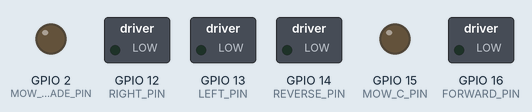
This sketch was run on a simulated ESP8266 (NodeMCU). On the bench: switched loads named in the sketch (green lamp = pin HIGH), output pins drawn as LEDs (lit = HIGH).

Above: at 0.0 s.
At 1.6 s:
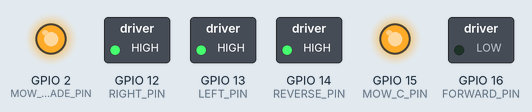
At 3.7 s:
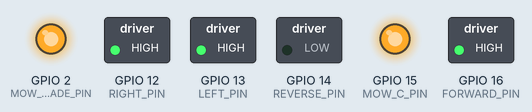
At 5.8 s:
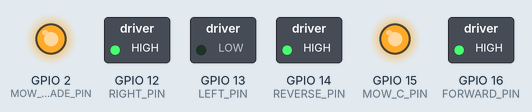
At 7.9 s:
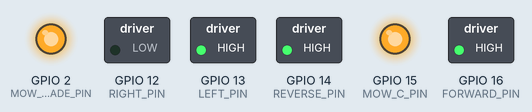
At 15.1 s:
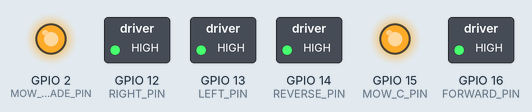
Timing chart, 0 to 16.6 s (numbered marks = the images above):
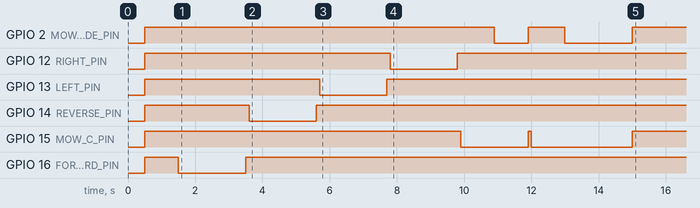

The sketch:

Motor_Server.ino
```cpp
#include <ESP8266WiFi.h>
#include <Arduino_JSON.h>
#include <ESP8266mDNS.h>
#include <ArduinoOTA.h>

JSONVar myJSON;
WiFiServer server(8000);     // port 8000 for incoming wifi
WiFiClient wificlient;
const char* host = "OTA-MOWER_FRIENDLY";

#define DEBUGGING

// ========================== Set up =======================

void setup() {
  Motor_Init();
  Serial.begin(57600);
  WiFi.enableAP(false);
  WiFi.mode(WIFI_STA);


  wifi_begin();
  wificlient.setTimeout(200);

  ArduinoOTA.setHostname(host);
  ArduinoOTA.onStart([]() { // switch off all the PWMs during upgrade
     });
  ArduinoOTA.onEnd([]() { // do a fancy thing with our board led at end
  });
  ArduinoOTA.onError([](ota_error_t error) {
    (void)error;
    ESP.restart();
  });
  ArduinoOTA.begin();
  server.begin();

  Motor_Forward(2000, 100);
  Motor_Reverse(2000, 100);
  Motor_Left(2000, 100);
  Motor_Right(2000, 100);
  Motor_Mow(1000,100);
  Motor_Mow(2000,100);
}

// ========================== Loop =======================

void loop() {
  ArduinoOTA.handle();
  // put your main code here, to run repeatedly:

}
```

json_cmd.ino
```cpp
// ===================== process_JSON =====================
void process_JSON() {
  if ( myJSON.hasOwnProperty("Run")) {
     int direct = (int) myJSON["Run"];

     if (direct == 1) {  // forward
        Serial.println("     forwawrd....");
        Motor_Forward(100, 10);
     } else if (direct == 2) {  // forward
        Serial.println("     reverse....");
        Motor_Reverse(100, 10);
     } else if (direct == 0) {
        Serial.println("          STOP");
        Motor_Stop();
     }
  }
  wificlient.print("OK<");
  wificlient.flush();
}
```

wifi_comm.ino
```cpp
String inpstr, Outstr;
char chr;
bool is_LED_on;
unsigned long lasttime_led;

// ==================================
boolean incoming_wifi() {

  boolean isValidCommand = false;

  wificlient = server.available();

  if (wificlient) {
  //   chr = wificlient.read();
 //    Serial.println(chr);
//     if (chr == '{') {
//
//    if (chr == '<') {
//       myJSON = JSON.parse(inpstr);
//       process_JSON();
//       inpstr = "";
//       return true;
//    } else {
//       inpstr += chr;
//    }
//    wificlient.print(inpstr);
//  }

      inpstr = wificlient.readStringUntil('<');
      myJSON = JSON.parse(inpstr);
      isValidCommand = (JSON.typeof(myJSON) != "undefined");
     // Serial.println(inpstr);

    // if ( (millis()-lasttime_led) > 1000) {
   //     if (is_LED_on) {
   //        is_LED_on = false;
      //     digitalWrite(LED_BUILTIN, HIGH);
   //     } else {
    //       is_LED_on = true;
        //   digitalWrite(LED_PIN , LOW);
     //   }
     //   lasttime_led = millis();
    //    Serial.println(is_LED_on);
    //  }
  }
  return isValidCommand;
}
```

motor_driver.ino
```cpp
#define FORWARD_PIN    16
#define REVERSE_PIN    14
#define RIGHT_PIN      12
#define LEFT_PIN       13
#define MOW_C_PIN      15
#define MOW_BLADE_PIN  2

// ================ Motor Initialize ================================

void Motor_Init() {
   pinMode(FORWARD_PIN, OUTPUT);
   pinMode(REVERSE_PIN, OUTPUT);
   pinMode(LEFT_PIN, OUTPUT);
   pinMode(RIGHT_PIN, OUTPUT);
   pinMode(MOW_C_PIN, OUTPUT);
   pinMode(MOW_BLADE_PIN, OUTPUT);
   delay(500);
   Motor_Stop();
   delay(1000);
}

// ================ Motor Stop =====================================

void Motor_Stop() {
   digitalWrite(FORWARD_PIN, HIGH);
   digitalWrite(REVERSE_PIN, HIGH);
   digitalWrite(LEFT_PIN, HIGH);
   digitalWrite(RIGHT_PIN, HIGH);
   digitalWrite(MOW_C_PIN, HIGH);
   digitalWrite(MOW_BLADE_PIN, HIGH);
}

// ================ Motor Forward ===================================

void Motor_Forward(unsigned long delaytime, unsigned long afterdelay) {
   digitalWrite(FORWARD_PIN, LOW); delay(delaytime); digitalWrite(FORWARD_PIN, HIGH);
   delay(afterdelay);
}

// ================ Motor Reverse ===================================

void Motor_Reverse(unsigned long delaytime, unsigned long afterdelay) {
   digitalWrite(REVERSE_PIN, LOW); delay(delaytime); digitalWrite(REVERSE_PIN, HIGH);
   delay(afterdelay);
}

// ================ Motor Left ===================================

void Motor_Left(unsigned long delaytime, unsigned long afterdelay) {
   digitalWrite(LEFT_PIN, LOW); delay(delaytime); digitalWrite(LEFT_PIN, HIGH);
   delay(afterdelay);
}

// ================ Motor Right ===================================

void Motor_Right(unsigned long delaytime, unsigned long afterdelay) {
   digitalWrite(RIGHT_PIN, LOW); delay(delaytime); digitalWrite(RIGHT_PIN, HIGH);
   delay(afterdelay);
}

// ================ Mow Blade ===================================

void Motor_Mow(unsigned long delaytime, unsigned long afterdelay) {
   digitalWrite(MOW_C_PIN, LOW); delay(1000); digitalWrite(MOW_BLADE_PIN, LOW);
   delay(delaytime); digitalWrite(MOW_C_PIN, HIGH); digitalWrite(MOW_BLADE_PIN, HIGH);
   delay(afterdelay);
}
```
